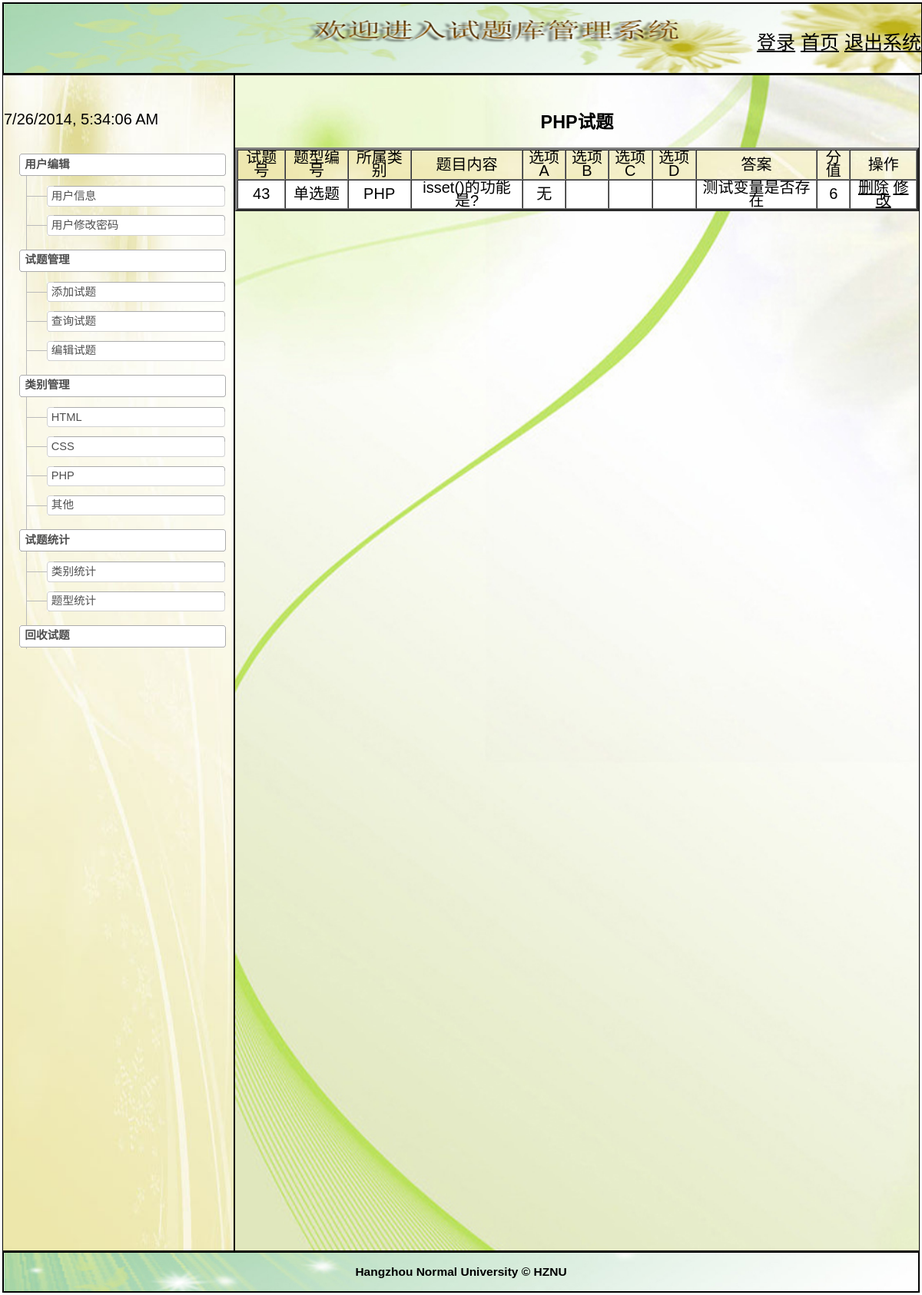
Screenshot of /shitiku2/php.php (signed in) with the database file from the repository.
### tables this page shows
CREATE TABLE IF NOT EXISTS `question` (
  `num` int(10) NOT NULL AUTO_INCREMENT COMMENT '试题号',
  `typenum` char(20) NOT NULL COMMENT '题型',
  `subject` varchar(20) NOT NULL COMMENT '所属类别',
  `title` varchar(500) NOT NULL COMMENT '题目内容',
  `chooseA` varchar(20) NOT NULL COMMENT '选项A',
  `chooseB` varchar(20) NOT NULL COMMENT '选项B',
  `chooseC` varchar(20) NOT NULL COMMENT '选项C',
  `chooseD` varchar(20) NOT NULL COMMENT '选项D',
  `answer` varchar(500) NOT NULL COMMENT '答案',
  `value` char(10) NOT NULL COMMENT '分值',
  `deletes` varchar(10) NOT NULL COMMENT '删除',
  PRIMARY KEY (`num`)
);

### shitiku2/php.php (the view, shortened to what this page needs)
<!DOCTYPE html PUBLIC "-//W3C//DTD XHTML 1.0 Transitional//EN" "http://www.w3.org/TR/xhtml1/DTD/xhtml1-transitional.dtd">
<html xmlns="http://www.w3.org/1999/xhtml">
<head>
<link rel="stylesheet" type="text/css" href="css/yemianstyle.css"/>
</head>
<?php
if(isset($_SESSION["userName"]))
{
?>
<body>
<?php require_once('header.php');?>
<div class="left" >
<?php
	require_once('left.inc.php');
?>
<div id="Middle" class="dialog_body">
 <form action="php.php" method="post" class="last">
 <?php
if(!$_POST["subject"]){
echo"<h3>PHP试题</h3><p>";
$sql="select * from  question where subject='PHP' and deletes='0'";
$rs=mysql_query($sql);
$num=mysql_num_rows($rs);
if($num==0){
echo "没有任何试题！<p>点<a href=add.php>这里</a>添加试题";
}
else{
       echo"<table border=\"3\" cellspacing=\"0\" cellpadding=\"1\"  bordercolordark=\"#FFFFFF\"   bordercolorlight=\"#0000FF\"  width=\"100%\">";
		echo"<tr background=\"images/top1.jpg\" height=\"30\">";
		echo"<td>试题号</td>";
		echo"<td>题型编号</td>";
		echo"<td>所属类别</td>";
		echo"<td>题目内容</td>";
		echo"<td>选项A</td>";
		echo"<td>选项B</td>";
		echo"<td>选项C</td>";
		echo"<td>选项D</td>";
		echo"<td>答案</td>";
		echo"<td>分值</td>";
		echo"<td >操作</td>";
		echo"</tr>";
		while($row=mysql_fetch_array($rs))
		{
			echo"<tr  bgcolor=\"#FFFFFF\">";
			echo"<td>".$row['num']."</td>";
			echo"<td>".$row['typenum']."</td>";
			echo"<td>".$row['subject']."</td>";
			echo"<td>".$row['title']."</td>";
			echo"<td>".$row['chooseA']."</td>";
			echo"<td>".$row['chooseB']."</td>";
			echo"<td>".$row['chooseC']."</td>";
			echo"<td>".$row['chooseD']."</td>";
			echo"<td>".$row['answer']."</td>";
			echo"<td>".$row['value']."</td>";
		echo"<td ><a href=\"javascript:if(confirm('您确定要删除吗？')){location.href='deletes.php?num=".$row['num']." ' }\">删除</a> <a href=change.php?num=".$row['num']." >修改</a></td>";
			echo"</tr>";
		}
		echo"</table>";
        }
		}
		?>
         </form>
        </div>
<?php
	require_once('footer.php');
?>
</body>
<?php
}
else
{
	echo"<script>";
	echo"alert('请先登录再访问！');";
	echo"window.location='loginin.php';";
	echo"</script>";
}
?>
</html>

### shitiku2/css/yemianstyle.css (style rules this page uses)
body { color: #03F; front-family: Verdana; }
.left { float:left; width:300px; height:1530px; background-size:cover; border:1px solid black; background-image:url(../images/left.jpg); }
a:link { text-decoration: underline; color:#000; }
#Middle { font-size:20px; margin-left:302px; padding-top:30px; text-align:center; border:1px solid black; color:#000; height:1500px; background-image:url(../images/Middle.jpg); background-size:cover; }

### shitiku2/css/sitemap.css (style rules this page uses)
body { font-size: 83%; line-height: 130%; font-family: Geneva, Arial, Helvetica, Sans-Serif; margin: 0; padding: 3px; }

### rows the page displays
question: num "43", typenum "单选题", subject "PHP", title "isset()的功能是?", chooseA "无", answer "测试变量是否存在", value "6"
